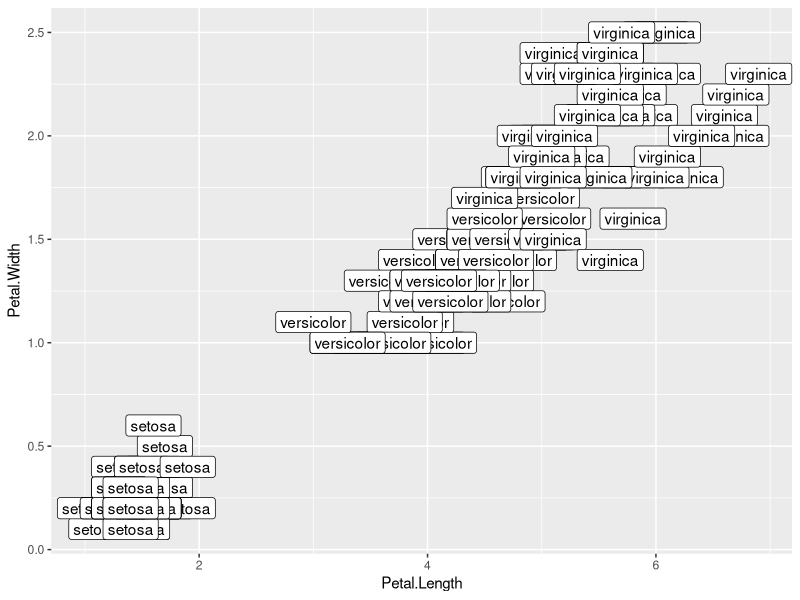
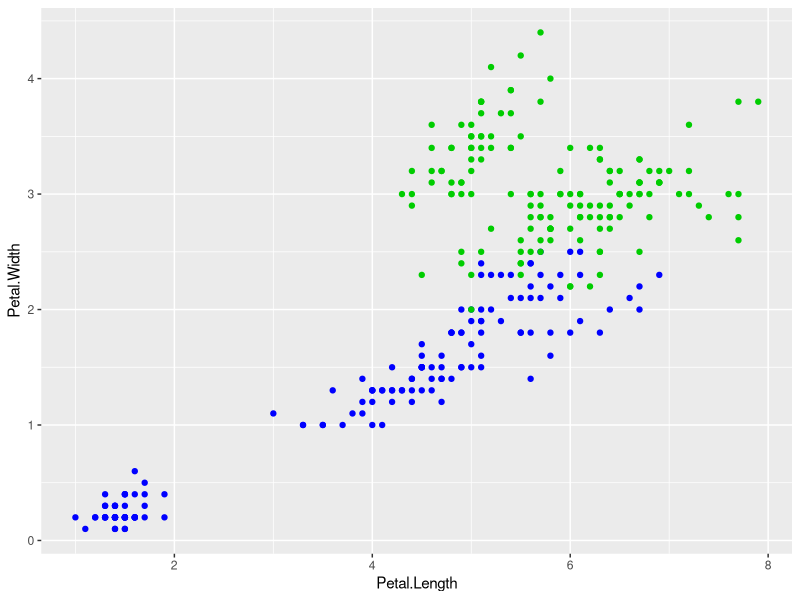

Reproduce these figures in R, in order.
iris

library(tidyverse)

iris %>% 
  ggplot(aes(x=Petal.Length, y=Petal.Width, label = Species)) +
  geom_point() +
  geom_label()


iris %>% 
  ggplot() +
  geom_point(aes(x=Petal.Length, y=Petal.Width), color = "blue") +
  geom_point(aes(x=Sepal.Length, y=Sepal.Width), color = "green3") 
